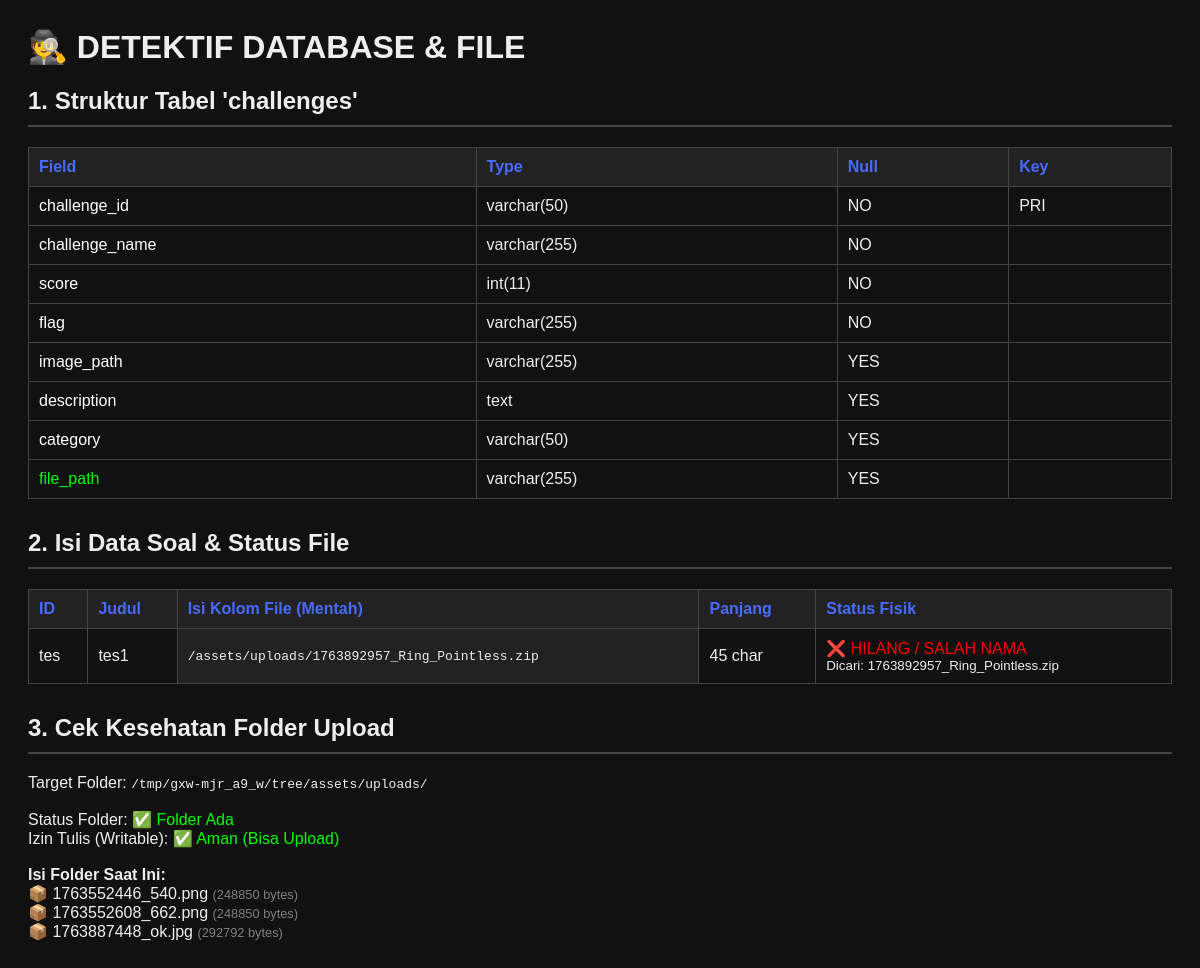
/pages/ngecek.php, run on the app's committed database.
### tables this page shows
CREATE TABLE `challenges` (
  `challenge_id` varchar(50) NOT NULL,
  `challenge_name` varchar(255) NOT NULL,
  `score` int NOT NULL,
  `flag` varchar(255) NOT NULL,
  `image_path` varchar(255) DEFAULT '/assets/flag.jpg',
  `description` text,
  `category` varchar(50) DEFAULT 'General',
  `file_path` varchar(255) DEFAULT NULL
);

### pages/ngecek.php (the view, shortened to what this page needs)
<?php
require_once __DIR__ . '/../db/db-con.php';
echo "<h1>🕵️ DETEKTIF DATABASE & FILE</h1>";
echo "<h2>1. Struktur Tabel 'challenges'</h2>";
$checkTable = $conn->query("DESCRIBE challenges");
if ($checkTable) {
    echo "<table><tr><th>Field</th><th>Type</th><th>Null</th><th>Key</th></tr>";
    while($row = $checkTable->fetch_assoc()) {
        $color = "white";
        if ($row['Field'] == 'file_path' || $row['Field'] == 'attachment_file') {
            $color = "#0f0";
        }
        echo "<tr>
            <td style='color:$color'>{$row['Field']}</td>
            <td>{$row['Type']}</td>
            <td>{$row['Null']}</td>
            <td>{$row['Key']}</td>
        </tr>";
    }
    echo "</table>";
} else {
    echo "<h3 class='err'>❌ Gagal baca tabel. Cek koneksi DB.</h3>";
}
echo "<h2>2. Isi Data Soal & Status File</h2>";
echo "<table><tr><th>ID</th><th>Judul</th><th>Isi Kolom File (Mentah)</th><th>Panjang</th><th>Status Fisik</th></tr>";
$sql = "SELECT * FROM challenges";
$result = $conn->query($sql);
$root = realpath(__DIR__ . '/../');
while ($row = $result->fetch_assoc()) {
    $rawVal = $row['file_path'] ?? $row['attachment_file'] ?? $row['attachment'] ?? null;
    $status = "<span style='color:gray'>-</span>";
    $len = 0;
    if ($rawVal) {
        $len = strlen($rawVal);
        $filename = basename($rawVal);
        $targetFile = $root . '/assets/uploads/' . $filename;
        if (file_exists($targetFile)) {
            $status = "<span class='ok'>✅ ADA di assets/uploads/</span>";
        } else {
            $status = "<span class='err'>❌ HILANG / SALAH NAMA</span><br><small>Dicari: $filename</small>";
        }
    } else {
        $rawVal = "<em>(NULL / Kosong)</em>";
    }
    echo "<tr>
        <td>{$row['challenge_id']}</td>
        <td>{$row['challenge_name']}</td>
        <td style='font-family:monospace; background:#222;'>$rawVal</td>
        <td>$len char</td>
        <td>$status</td>
    </tr>";
}
echo "</table>";
echo "<h2>3. Cek Kesehatan Folder Upload</h2>";
$uploadPath = $root . '/assets/uploads/';
echo "Target Folder: <code>$uploadPath</code><br><br>";
if (is_dir($uploadPath)) {
    echo "Status Folder: <span class='ok'>✅ Folder Ada</span><br>";
    echo "Izin Tulis (Writable): " . (is_writable($uploadPath) ? "<span class='ok'>✅ Aman (Bisa Upload)</span>" : "<span class='err'>❌ TERKUNCI (Permission Denied)</span>") . "<br>";
    $files = array_diff(scandir($uploadPath), array('.', '..'));
    echo "<br><b>Isi Folder Saat Ini:</b><br>";
    if (count($files) > 0) {
        foreach($files as $f) {
            echo "📦 $f <span style='color:gray; font-size:0.8em;'>(" . filesize($uploadPath.$f) . " bytes)</span><br>";
        }
    } else {
        echo "<span class='err'>📂 Folder Kosong Melompong!</span>";
    }
} else {
    echo "<span class='err'>❌ FOLDER assets/uploads TIDAK DITEMUKAN!</span><br>Buat foldernya sekarang juga.";
}
?>

### pages/ngecek.php (style rules this page uses)
table { border-collapse:collapse; width:100%; margin-bottom:30px; }
th,td { border:1px solid #444; padding:10px; text-align:left; }
th { background:#222; color:#4a6bff; }
.ok { color:#0f0; }
.err { color:#f00; }
h2 { border-bottom:2px solid #444; padding-bottom:10px; }

### data on the page
challenges: challenge_id "tes", challenge_name "tes1", file_path "/assets/uploads/1763892957_Ring_Pointless.zip", file_path "45", file_path "1763892957_Ring_Pointless.zip"

### other printed values
$row['Field'] "challenge_id"
$row['Type'] "varchar(50)"
$row['Null'] "NO"
$row['Key'] "PRI"
$row['Field'] "challenge_name"
$row['Type'] "varchar(255)"
$row['Field'] "score"
$row['Type'] "int(11)"
$row['Field'] "flag"
$row['Field'] "image_path"
$row['Null'] "YES"
$row['Field'] "description"
$row['Type'] "text"
$row['Field'] "category"
$row['Field'] "file_path"
